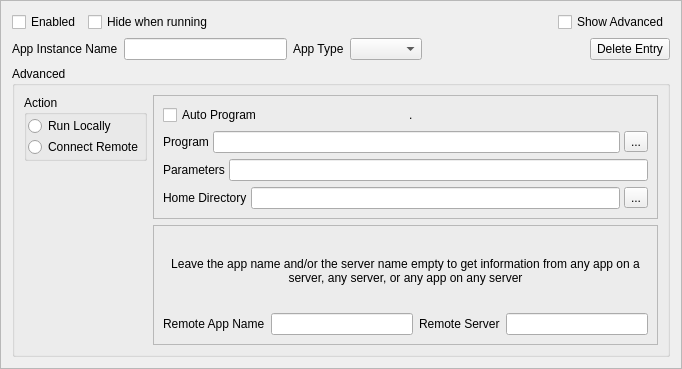
<?xml version="1.0" encoding="UTF-8"?>
<ui version="4.0">
 <class>ConfigElementFrame</class>
 <widget class="QFrame" name="ConfigElementFrame">
  <property name="geometry">
   <rect>
    <x>0</x>
    <y>0</y>
    <width>682</width>
    <height>369</height>
   </rect>
  </property>
  <property name="windowTitle">
   <string/>
  </property>
  <property name="frameShape">
   <enum>QFrame::StyledPanel</enum>
  </property>
  <property name="frameShadow">
   <enum>QFrame::Raised</enum>
  </property>
  <property name="lineWidth">
   <number>2</number>
  </property>
  <layout class="QVBoxLayout" name="verticalLayout_4">
   <item>
    <layout class="QHBoxLayout" name="horizontalLayout_5">
     <item>
      <widget class="QCheckBox" name="enabledCheckbox">
       <property name="text">
        <string>Enabled</string>
       </property>
      </widget>
     </item>
     <item>
      <widget class="QCheckBox" name="hideAppCheckBox">
       <property name="text">
        <string>Hide when running</string>
       </property>
      </widget>
     </item>
     <item>
      <spacer name="horizontalSpacer_3">
       <property name="orientation">
        <enum>Qt::Horizontal</enum>
       </property>
       <property name="sizeHint" stdset="0">
        <size>
         <width>40</width>
         <height>20</height>
        </size>
       </property>
      </spacer>
     </item>
     <item>
      <widget class="QLabel" name="LocalRemote">
       <property name="text">
        <string/>
       </property>
       <property name="alignment">
        <set>Qt::AlignCenter</set>
       </property>
      </widget>
     </item>
     <item>
      <spacer name="horizontalSpacer">
       <property name="orientation">
        <enum>Qt::Horizontal</enum>
       </property>
       <property name="sizeHint" stdset="0">
        <size>
         <width>40</width>
         <height>20</height>
        </size>
       </property>
      </spacer>
     </item>
     <item>
      <widget class="QCheckBox" name="advancedCheckbox">
       <property name="text">
        <string>Show Advanced</string>
       </property>
      </widget>
     </item>
    </layout>
   </item>
   <item>
    <layout class="QHBoxLayout" name="horizontalLayout_7">
     <item>
      <widget class="QLabel" name="label_7">
       <property name="text">
        <string>App Instance Name</string>
       </property>
      </widget>
     </item>
     <item>
      <widget class="QLineEdit" name="elementNameEdit">
       <property name="readOnly">
        <bool>false</bool>
       </property>
       <property name="clearButtonEnabled">
        <bool>true</bool>
       </property>
      </widget>
     </item>
     <item>
      <widget class="QLabel" name="label_5">
       <property name="text">
        <string>App Type</string>
       </property>
      </widget>
     </item>
     <item>
      <widget class="QComboBox" name="appTypeCombo">
       <property name="sizeAdjustPolicy">
        <enum>QComboBox::AdjustToContents</enum>
       </property>
      </widget>
     </item>
     <item>
      <spacer name="horizontalSpacer_2">
       <property name="orientation">
        <enum>Qt::Horizontal</enum>
       </property>
       <property name="sizeHint" stdset="0">
        <size>
         <width>40</width>
         <height>20</height>
        </size>
       </property>
      </spacer>
     </item>
     <item>
      <widget class="QPushButton" name="deleteButton">
       <property name="text">
        <string>Delete Entry</string>
       </property>
      </widget>
     </item>
    </layout>
   </item>
   <item>
    <widget class="QGroupBox" name="advancedGroup">
     <property name="title">
      <string>Advanced</string>
     </property>
     <layout class="QHBoxLayout" name="horizontalLayout_8">
      <item>
       <layout class="QVBoxLayout" name="verticalLayout_3">
        <property name="spacing">
         <number>1</number>
        </property>
        <item>
         <widget class="QGroupBox" name="actionsGroup">
          <property name="title">
           <string>Action</string>
          </property>
          <layout class="QVBoxLayout" name="verticalLayout">
           <property name="spacing">
            <number>1</number>
           </property>
           <property name="leftMargin">
            <number>1</number>
           </property>
           <property name="topMargin">
            <number>1</number>
           </property>
           <property name="rightMargin">
            <number>1</number>
           </property>
           <property name="bottomMargin">
            <number>1</number>
           </property>
           <item>
            <widget class="QRadioButton" name="rbRunLocally">
             <property name="text">
              <string>Run Locally</string>
             </property>
             <attribute name="buttonGroup">
              <string notr="true">actionButtonGroup</string>
             </attribute>
            </widget>
           </item>
           <item>
            <widget class="QRadioButton" name="rbConnectRemote">
             <property name="text">
              <string>Connect Remote</string>
             </property>
             <attribute name="buttonGroup">
              <string notr="true">actionButtonGroup</string>
             </attribute>
            </widget>
           </item>
          </layout>
         </widget>
        </item>
        <item>
         <spacer name="verticalSpacer_2">
          <property name="orientation">
           <enum>Qt::Vertical</enum>
          </property>
          <property name="sizeHint" stdset="0">
           <size>
            <width>20</width>
            <height>40</height>
           </size>
          </property>
         </spacer>
        </item>
       </layout>
      </item>
      <item>
       <layout class="QVBoxLayout" name="verticalLayout_5">
        <item>
         <widget class="QFrame" name="programFrame">
          <property name="frameShape">
           <enum>QFrame::StyledPanel</enum>
          </property>
          <property name="frameShadow">
           <enum>QFrame::Raised</enum>
          </property>
          <layout class="QVBoxLayout" name="verticalLayout_2">
           <item>
            <layout class="QHBoxLayout" name="horizontalLayout_6">
             <item>
              <widget class="QCheckBox" name="inferProgramcb">
               <property name="text">
                <string>Auto Program</string>
               </property>
              </widget>
             </item>
             <item>
              <widget class="QLabel" name="autoProg">
               <property name="text">
                <string>.</string>
               </property>
              </widget>
             </item>
            </layout>
           </item>
           <item>
            <layout class="QHBoxLayout" name="horizontalLayout">
             <property name="spacing">
              <number>4</number>
             </property>
             <item>
              <widget class="QLabel" name="label">
               <property name="text">
                <string>Program</string>
               </property>
              </widget>
             </item>
             <item>
              <widget class="QLineEdit" name="programNameEdit">
               <property name="clearButtonEnabled">
                <bool>true</bool>
               </property>
              </widget>
             </item>
             <item>
              <widget class="QToolButton" name="programBrowseButton">
               <property name="text">
                <string>...</string>
               </property>
              </widget>
             </item>
            </layout>
           </item>
           <item>
            <layout class="QHBoxLayout" name="horizontalLayout_2">
             <property name="spacing">
              <number>4</number>
             </property>
             <item>
              <widget class="QLabel" name="label_2">
               <property name="text">
                <string>Parameters</string>
               </property>
              </widget>
             </item>
             <item>
              <widget class="QLineEdit" name="parametersEdit">
               <property name="clearButtonEnabled">
                <bool>true</bool>
               </property>
              </widget>
             </item>
            </layout>
           </item>
           <item>
            <layout class="QHBoxLayout" name="horizontalLayout_3">
             <property name="spacing">
              <number>4</number>
             </property>
             <item>
              <widget class="QLabel" name="label_4">
               <property name="text">
                <string>Home Directory</string>
               </property>
              </widget>
             </item>
             <item>
              <widget class="QLineEdit" name="homeDirectoryEdit">
               <property name="clearButtonEnabled">
                <bool>true</bool>
               </property>
              </widget>
             </item>
             <item>
              <widget class="QToolButton" name="homeDirectoryBrowse">
               <property name="text">
                <string>...</string>
               </property>
              </widget>
             </item>
            </layout>
           </item>
          </layout>
         </widget>
        </item>
        <item>
         <widget class="QFrame" name="serverFrame">
          <property name="frameShape">
           <enum>QFrame::StyledPanel</enum>
          </property>
          <property name="frameShadow">
           <enum>QFrame::Raised</enum>
          </property>
          <layout class="QVBoxLayout" name="verticalLayout_6">
           <item>
            <widget class="QLabel" name="label_8">
             <property name="text">
              <string>Leave the app name and/or the server name empty to get information from any app on a server, any server, or any app on any server</string>
             </property>
             <property name="alignment">
              <set>Qt::AlignCenter</set>
             </property>
             <property name="wordWrap">
              <bool>true</bool>
             </property>
            </widget>
           </item>
           <item>
            <layout class="QHBoxLayout" name="horizontalLayout_4">
             <item>
              <widget class="QLabel" name="label_6">
               <property name="text">
                <string>Remote App Name</string>
               </property>
              </widget>
             </item>
             <item>
              <widget class="QLineEdit" name="remoteAppNameEdit">
               <property name="clearButtonEnabled">
                <bool>true</bool>
               </property>
              </widget>
             </item>
             <item>
              <widget class="QLabel" name="label_3">
               <property name="text">
                <string>Remote Server</string>
               </property>
              </widget>
             </item>
             <item>
              <widget class="QLineEdit" name="serverNameEdit">
               <property name="clearButtonEnabled">
                <bool>true</bool>
               </property>
              </widget>
             </item>
            </layout>
           </item>
          </layout>
         </widget>
        </item>
       </layout>
      </item>
     </layout>
    </widget>
   </item>
  </layout>
 </widget>
 <tabstops>
  <tabstop>elementNameEdit</tabstop>
  <tabstop>appTypeCombo</tabstop>
  <tabstop>deleteButton</tabstop>
  <tabstop>rbRunLocally</tabstop>
  <tabstop>rbConnectRemote</tabstop>
  <tabstop>programNameEdit</tabstop>
  <tabstop>programBrowseButton</tabstop>
  <tabstop>parametersEdit</tabstop>
  <tabstop>homeDirectoryEdit</tabstop>
  <tabstop>homeDirectoryBrowse</tabstop>
  <tabstop>serverNameEdit</tabstop>
 </tabstops>
 <resources/>
 <connections/>
 <buttongroups>
  <buttongroup name="actionButtonGroup"/>
 </buttongroups>
</ui>
